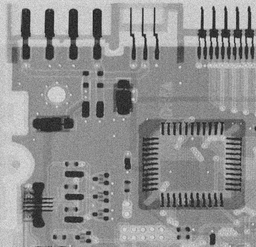
#> input picture notebook-EECS 225b_Pset4/circuitboard-gaussian.tif, 256 x 247 px, shrunk from 464 x 448 before the run
$ jupyter execute Problem-1.ipynb
#> lines starting #> are read from the running program, lines starting #| are printed output that depends on the picture
# **Problem-1**

##  **Project 5.4**

[cell 1]
import numpy as np
from math import floor, ceil
from PIL import Image

## **Part-A**

[cell 2]
def filter2d(input_img, filter):
    """Apply a 2-d filter to a 2-d image."""
    M, N = input_img.shape  # M is height, N is width
    n, m = len(filter), len(filter[0])  # m is height, n is width
    a, b = m // 2, n // 2  # size of neighborhood
    #print(n,m, a, b)
    # get transpose of the 1-d filter
    if isinstance(filter, np.ndarray):
        wt = filter.ravel()
    else:
        wt = np.array(filter).ravel()

    def correlate(x, y):
        # z = np.zeros(n * m)  # pad with zeros
        z = np.full(n * m, input_img[x, y])  # pad with border duplicates
        #print(z.shape, z.size)
        # fill in available neighborhood
        for i in range(int(x - a), int(x + a + 1)):
            for j in range(int(y - b), int(y + b + 1)):
                if i >= 0 and i < M and j >= 0 and j < N:
                    z[int((i - x + a) * n + j - y + b)-1] = input_img[i, j]
        return np.dot(wt, z)

    # apply to each pixel
    xx, yy = np.meshgrid(range(M), range(N), indexing='ij')
    #print(xx.shape, yy.shape)
    vf = np.vectorize(correlate)
    return vf(xx, yy)

[cell 3]
def img_to_array(img, dtype=None):
    if img.mode == 'RGB':
        # convert each channel to a numpy array
        return [img_to_array(ch) for ch in img.split()]
    else:
        return np.array(img.getdata(), dtype=dtype).reshape(img.size[::-1])

[cell 4]
def array_to_img(data, mode=None):
    if not mode:
        return Image.fromarray(data)
    elif mode == 'RGB':
        channels = [array_to_img(ch, 'L') for ch in data]
        return Image.merge('RGB', channels)
    else:
        return Image.fromarray(data).convert(mode)

[cell 5]
def arithmetic_mean(img, size, raw=False):
    m, n = size
    kernel = np.full((m, n), float(1) / (m * n))  # denominator
    data = img if raw else img_to_array(img)

    if raw:
        return filter2d(data, kernel)
    else:
        return array_to_img(filter2d(data, kernel), img.mode)

## **Part-B**

[cell 6]
def harmonic_mean(img, size):
    data = img_to_array(img, dtype=np.float64)
    inverse = np.reciprocal(data)
    result = np.reciprocal(arithmetic_mean(inverse, size, True))
    return array_to_img(result, img.mode)

## **Part-C**

[cell 7]
def contraharmonic_mean(img, size, Q):
    data = img_to_array(img, dtype=np.float64)
    numerator = np.power(data, Q + 1)
    denominator = np.power(data, Q)
    kernel = np.full(size, 1.0)
    result = filter2d(numerator, kernel) / filter2d(denominator, kernel)
    return array_to_img(result, img.mode)

## **Part-D**

[cell 8]
def geometric_mean(input_img, size):
    data = img_to_array(input_img, dtype=np.float64)
    M, N = data.shape
    m, n = size
    a, b = m // 2, n // 2

    def get_gmean(x, y):
        z = np.full(n * m, data[x, y])
        for i in range(int(x - a), int(x + a + 1)):
            for j in range(int(y - b), int(y + b + 1)):
                if i >= 0 and i < M and j >= 0 and j < N:
                    z[(i - x + a) * n + j - y + b] = data[i, j]
        return np.prod(np.power(z, 1.0 / (m * n)))
    xx, yy = np.meshgrid(range(M), range(N), indexing='ij')
    vf = np.vectorize(get_gmean)
    return array_to_img(vf(xx, yy), input_img.mode)

[cell 9]
img = Image.open("circuitboard-gaussian.tif")
#> img is the input picture: PIL image 256x247 L; min 21, max 230, mean 143.8

[cell 10]
s = (3,3)

## **Part-E**

[cell 11]
arithmetic_mean(img, s)
#> in array_to_img, `return Image.fromarray(data).convert(mode)`:
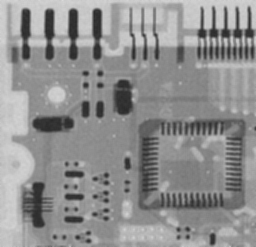
#> returned value: PIL image 256x247 L; min 42, max 218, mean 143.3

## **Part-F**

[cell 12]
geometric_mean(img, s)
#> in get_gmean, `z = np.full(n * m, data[x, y])`: z = [212, 212, 212, 212, 212, 212, 212, 212, 212]
#> after the loop in get_gmean, `for i in range(int(x - a), int(x + a + 1)):`: z = [212, 212, 212, 212, 212, 202, 212, 197, 214]

## **Part-G**

[cell 13]
img1 = Image.open("circuitboard-pepper.tif")
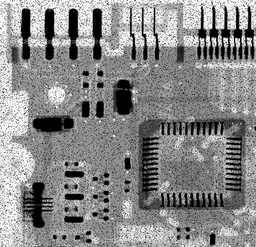
#> input picture notebook-EECS 225b_Pset4/circuitboard-pepper.tif, 256 x 247 px, shrunk from 464 x 448 before the run
#> img1 is the input picture: PIL image 256x247 L; min 0, max 255, mean 135.9

[cell 14]
contraharmonic_mean(img1, s, 1.5)
#> in contraharmonic_mean, `numerator = np.power(data, Q + 1)`:
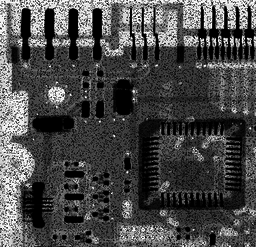
#> numerator: shape (247, 256) float64; min 0, max 1038366, mean 299622.8; drawn with min black and max white
#> in contraharmonic_mean, `denominator = np.power(data, Q)`:
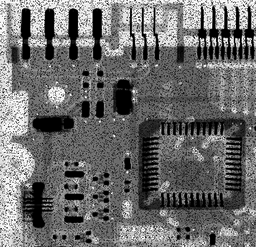
#> denominator: shape (247, 256) float64; min 0, max 4072, mean 1728.6; drawn with min black and max white
#> in contraharmonic_mean, `result = filter2d(numerator, kernel) / filter2d(denominator, kernel)`:
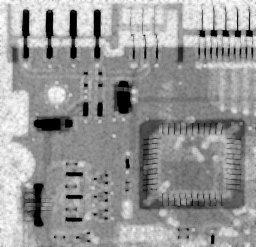
#> result: shape (247, 256) float64; 0.51% of the values are NaN or infinite; the others: min 1, max 250.7, mean 149.6; drawn with min black, max white, NaN and infinite black

## **Part-H**

[cell 15]
img2 = Image.open("circuitboard-salt.tif")
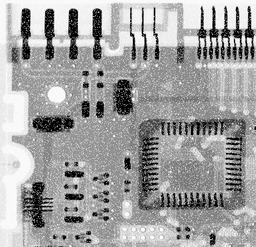
#> input picture notebook-EECS 225b_Pset4/circuitboard-salt.tif, 256 x 247 px, shrunk from 464 x 448 before the run
#> img2 is the input picture: PIL image 256x247 L; min 0, max 255, mean 161.5

[cell 16]
contraharmonic_mean(img2, s, -1.5)
#> call 2 of contraharmonic_mean, with size = (3, 3), Q = -1.5
#> in contraharmonic_mean (call 2), `numerator = np.power(data, Q + 1)`:
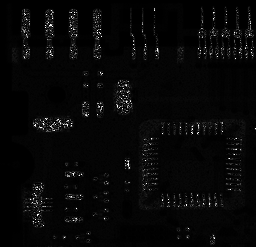
#> numerator: shape (247, 256) float64; 2.07% of the values are NaN or infinite; the others: min 0.0626, max 1, mean 0.0918; drawn with min black, max white, NaN and infinite black
#> in contraharmonic_mean (call 2), `denominator = np.power(data, Q)`:
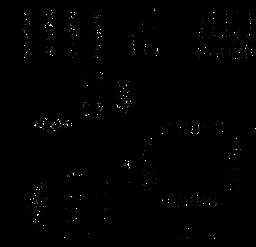
#> denominator: shape (247, 256) float64; 2.07% of the values are NaN or infinite; the others: min 0.000246, max 1, mean 0.00577; drawn with min black, max white, NaN and infinite black
#> in contraharmonic_mean (call 2), `result = filter2d(numerator, kernel) / filter2d(denominator, kernel)`:
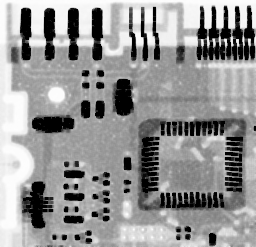
#> result: shape (247, 256) float64; 10.64% of the values are NaN or infinite; the others: min 1.22, max 251.1, mean 164.9; drawn with min black, max white, NaN and infinite black
